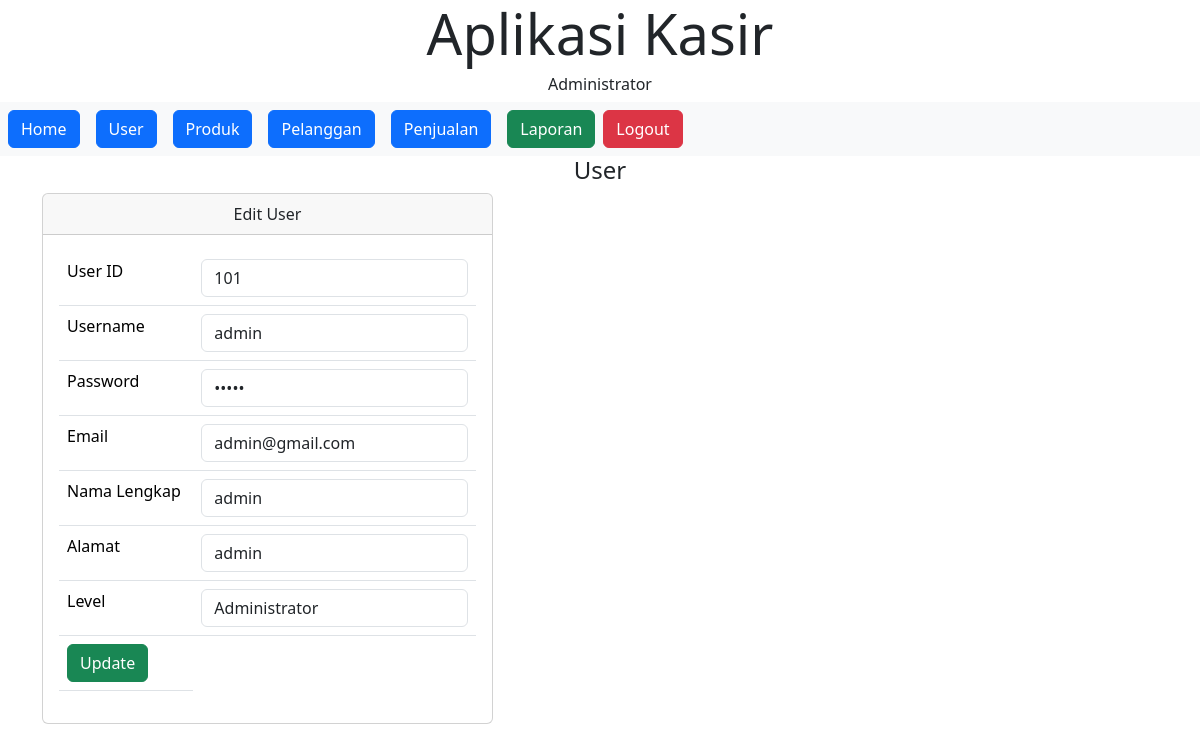
The page /admin.php?page=edit_user&UserID=101 (signed in) on the database as committed earlier.
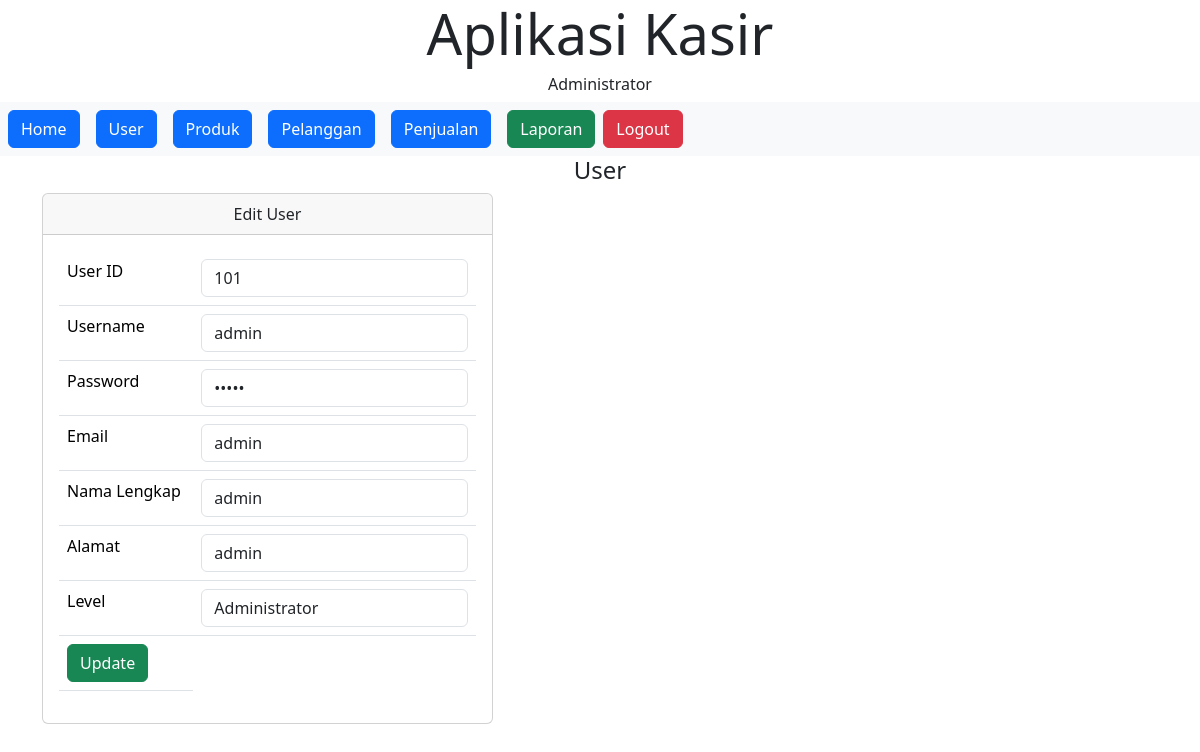
The same page on the database as committed later.
### tables this page shows
CREATE TABLE `user` (
  `UserID` int NOT NULL,
  `Username` varchar(255) NOT NULL,
  `Password` varchar(255) NOT NULL,
  `Email` varchar(255) NOT NULL,
  `NamaLengkap` varchar(255) NOT NULL,
  `Alamat` text NOT NULL,
  `Level` varchar(255) NOT NULL
);

### function/class.user.php (called while the page is built, shortened)
<?php
include 'config.php';
class User
{
    protected $db;
    public function __construct()
    {
        $this->db = new Database();
        $this->db = $this->db->return_db();
    }
    public function get_iduser($UserID)
    {
        $query = $this->db->prepare("SELECT * FROM user WHERE UserID='$UserID'");
        $query->execute();
        $hasil =  $query->get_result();
        return $hasil;
    }
}
?>

### function/config.php (called while the page is built)
<?php
class Database
{
    public $connect;
    public function __construct()
    {
        $this->connect = mysqli_connect("localhost","root","","kasir");
    }
    function return_db()
    {
        return $this->connect;
    }
}
?>

### page/edit_user.php (the view, shortened to what this page needs)
<div class="container">
    <div class="col-lg-12">
        <h4 align="center">User </h4>
        <div class="row">
            <div class="col-sm-5">
                <div class="card">
                    <div class="card-header">
                        Edit User
                    </div>
                    <div class="card-body">
                        <form action="proses/proses_user.php?aksi=update" method="POST">
                            <table class="table table-hover">
                                <?php
                                require_once "function/class.user.php";
                                $user = new User();
                                foreach ($user->get_iduser($_GET['UserID']) as $data) {
                                ?>
                                <tr>
                                    <td>User ID</td>
                                    <td>
                                        <input type="text" name="UserID"  value="<?php echo $data['UserID'] ?>" class="form-control" readonly>
                                    </td>
                                </tr>
                                <tr>
                                    <td>Username</td>
                                    <td>
                                        <input type="text" name="Username" value = "<?php echo $data['Username'] ?>" class="form-control">
                                    </td>
                                </tr>
                                <tr>
                                    <td>Password</td>
                                    <td>
                                        <input type="password" name="Password" value="<?php echo $data['Password'] ?>" class="form-control">
                                    </td>
                                </tr>
                                <tr>
                                    <td>Email</td>
                                    <td>
                                        <input type="text" name="Email" value="<?php echo $data['Email'] ?>" class="form-control">
                                    </td>
                                </tr>
                                <tr>
                                    <td>Nama Lengkap</td>
                                    <td>
                                        <input type="text" name="NamaLengkap" value="<?php echo $data['NamaLengkap'] ?>" class="form-control">
                                    </td>
                                </tr>
                                <tr>
                                    <td>Alamat</td>
                                    <td>
                                        <input type="text" name="Alamat" value="<?php echo $data['Alamat'] ?>" class="form-control">
                                    </td>
                                </tr>
                                <tr>
                                    <td>Level</td>
                                    <td>
                                        <select name="Level" class="form-control">
                                            <option value="Administrator">Administrator</option>
                                        </select>
                                    </td>
                                </tr>
                                <tr>
                                    <td>
                                        <button type="submit" class="btn btn-success">Update</button>
                                    </td>
                                </tr>
                            </table>
                        </form>
                        <?php } ?>
                    </div>
                </div>
            </div>
        </div>
    </div>
</div

Rows that differ between the two databases and show on the page:
changed user "admin": Email "admin@gmail.com" → "admin"
